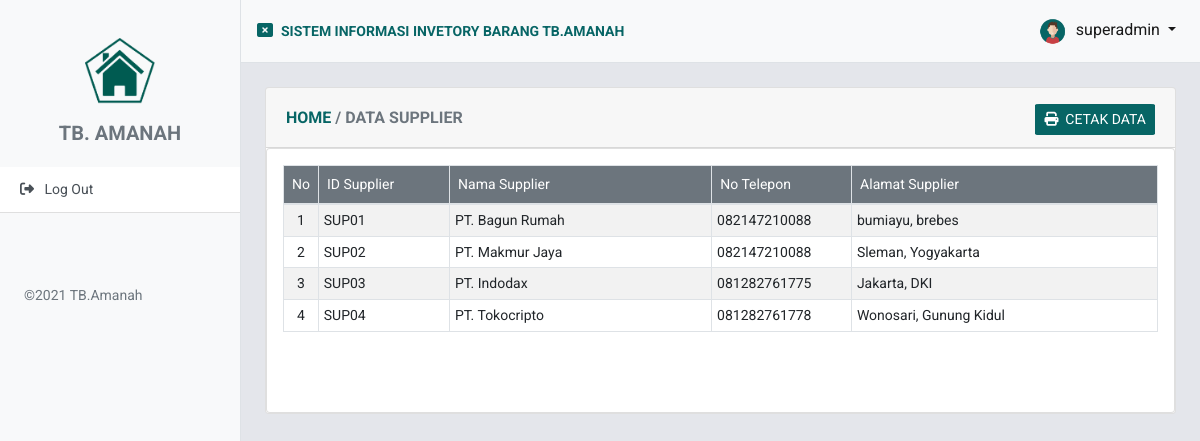
Screenshot of /datasupplier1.php (signed in) with the database file from the repository.
### tables this page shows
CREATE TABLE `tb_supplier` (
  `id_supplier` varchar(15) NOT NULL,
  `nama_supplier` varchar(255) NOT NULL,
  `no_telepon` varchar(20) NOT NULL,
  `alamat` text NOT NULL,
  PRIMARY KEY (`id_supplier`)
);

### datasupplier1.php (the view, shortened to what this page needs)
<!DOCTYPE html>
<html lang="en">
    <?php include 'komponen/header.php'; ?>
    <body>
        <div class="d-flex" id="wrapper" >
         <?php include 'komponen/sidebar.php'; ?>
         <div id="page-content-wrapper">
         <?php include 'komponen/navbar.php'; ?>
 <div class="card m-4">
<div class="card-header">
    <div class="row">
        <div class="col-sm-6 mt-1">
        <h6 class="mt-1"><a href="index.php" class="text-success"><b>HOME </b></a><b class="text-secondary"> / DATA SUPPLIER</b></h6>
        </div>
        <div class="col-sm-6 text-right mt-1 ">
        <a href="laporansupplier.php"  class="btn btn-success btn-sm pl-2 pr-2"><i class="fa fa-print"></i>&nbsp;  CETAK DATA </a>
        </div>
    </div>
  </div>
  <div class="card p-3">
       <div class="table-responsive">
  <table class="table table-sm table-hover table-striped table-bordered p-2" id="dataTable" style="font-size:14px"  width="100%">
  <thead>
    <tr class="bg-secondary text-white">
      <td width="4%" class="text-center p-2">No</td>
      <td width="15%" class="p-2">ID Supplier</td>
      <td width="30%" class="p-2">Nama Supplier</td>
      <td width="16%" class="p-2">No Telepon</td>
      <td width="35%" class="p-2">Alamat Supplier</td>
    </tr>
  </thead>
  <tbody>
  <?php
        $no = 1;
        include 'koneksi.php';
        $query = mysqli_query($conn, "SELECT * FROM tb_supplier ORDER BY id_supplier ASC");
        while ($data = mysqli_fetch_assoc($query)) {
            $id   = $data['id_supplier'];
            $nm   = $data['nama_supplier'];
            $hp   = $data['no_telepon'];
            $alt  = $data['alamat'];
            ?>
            <tr>
            <td class="text-center"><?= $no++; ?></td>
            <td><?= $id ?></td>
            <td><?= $nm ?></td>
            <td><?= $hp ?></td>
            <td><?= $alt ?></td>
            </tr>
        <?php } ?>
  </tbody>
</table>
</div>
<?php include 'komponen/footer.php'; ?>

### styles/main59.css (style rules this page uses)
body { background-color: #E4E6EB; font-family: 'Assistant', sans-serif; color: #191919; }

### komponen/header.php (style rules this page uses)
body { font-family: 'Roboto', sans-serif; }
.btn { border-radius:4%; }

### rows the page displays
tb_supplier: id_supplier "SUP01", nama_supplier "PT. Bagun Rumah", no_telepon "082147210088", alamat "bumiayu, brebes"
tb_supplier: id_supplier "SUP02", nama_supplier "PT. Makmur Jaya", no_telepon "082147210088", alamat "Sleman, Yogyakarta"
tb_supplier: id_supplier "SUP03", nama_supplier "PT. Indodax", no_telepon "081282761775", alamat "Jakarta, DKI"
tb_supplier: id_supplier "SUP04", nama_supplier "PT. Tokocripto", no_telepon "081282761778", alamat "Wonosari, Gunung Kidul"

### other values shown
$sesen_username "superadmin"
